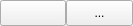
<?xml version="1.0" encoding="UTF-8"?>
<ui version="4.0">
 <class>Sample</class>
 <widget class="QWidget" name="Sample">
  <property name="geometry">
   <rect>
    <x>0</x>
    <y>0</y>
    <width>133</width>
    <height>26</height>
   </rect>
  </property>
  <property name="windowTitle">
   <string>Form</string>
  </property>
  <layout class="QHBoxLayout" name="horizontalLayout">
   <property name="spacing">
    <number>0</number>
   </property>
   <property name="margin">
    <number>0</number>
   </property>
   <item>
    <widget class="QPushButton" name="play">
     <property name="maximumSize">
      <size>
       <width>3000</width>
       <height>26</height>
      </size>
     </property>
     <property name="toolTip">
      <string>Play Sample</string>
     </property>
     <property name="statusTip">
      <string/>
     </property>
     <property name="text">
      <string/>
     </property>
     <property name="icon">
      <iconset resource="res.qrc">
       <normaloff>:/images/playing.png</normaloff>:/images/playing.png</iconset>
     </property>
     <property name="iconSize">
      <size>
       <width>48</width>
       <height>48</height>
      </size>
     </property>
    </widget>
   </item>
   <item>
    <widget class="QPushButton" name="browse">
     <property name="maximumSize">
      <size>
       <width>67</width>
       <height>26</height>
      </size>
     </property>
     <property name="toolTip">
      <string>Browse for sample</string>
     </property>
     <property name="text">
      <string>...</string>
     </property>
    </widget>
   </item>
  </layout>
 </widget>
 <resources>
  <include location="res.qrc"/>
 </resources>
 <connections/>
</ui>
